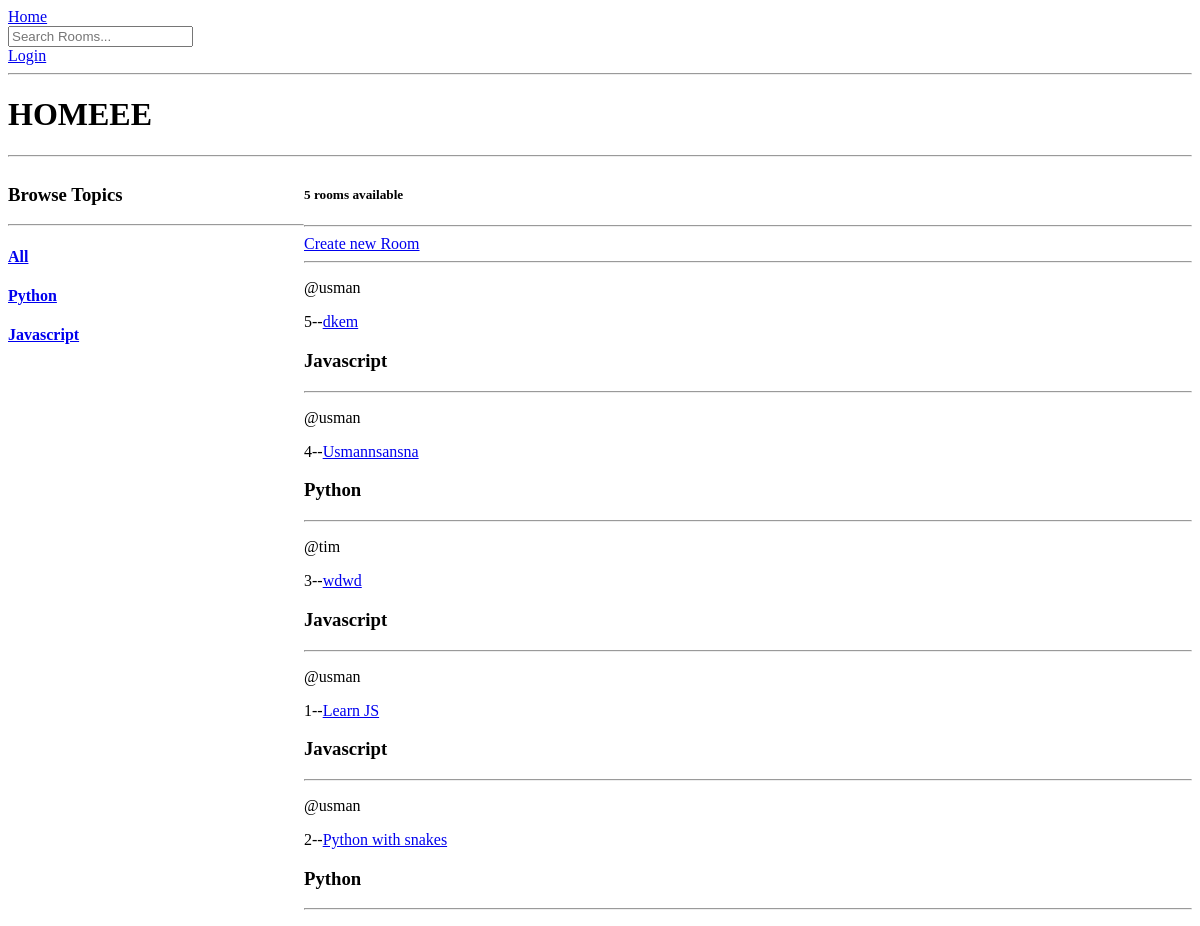
/, run on an earlier commit of the app's database.
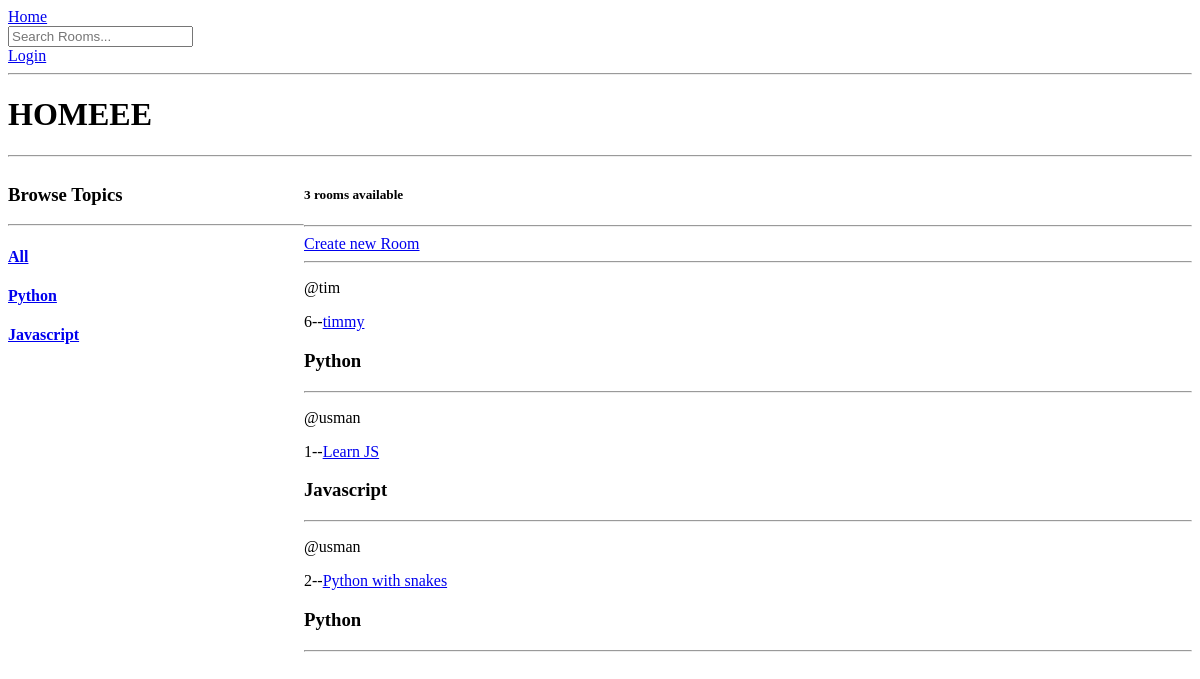
And on a later commit of the database.
### doors/models.py (models this page shows, shortened)
class Topic(models.Model):
    name = models.CharField(max_length=200)
    def __str__(self):
        return self.name

class Room(models.Model):
    host = models.ForeignKey(User, on_delete=models.SET_NULL, null=True)
    topic = models.ForeignKey(Topic, on_delete=models.SET_NULL, null=True)
    name = models.CharField(max_length=200)
    participants = models.ManyToManyField(User, related_name='participants', blank=True)
    description = models.TextField(null=True, blank=True)
    updated = models.DateTimeField(auto_now=True)
    created = models.DateTimeField(auto_now_add=True)
    class Meta:
        ordering = ['-updated', '-created']

### doors/views.py (the view)
# urls.py: 2. Add a URL to urlpatterns:  path('', views.home, name='home')
def home(request):
    q = request.GET.get('q')
    if(q):
        rooms = models.Room.objects.filter(
            Q(topic__name__icontains = q) |
            Q(name__icontains = q) |
            Q(host__username__icontains = q) |
            Q(description__icontains=q)
        )
    else:
        rooms = models.Room.objects.all()
    topics = models.Topic.objects.all()
    room_count = rooms.count()
    if(q):
        room_messages = models.Message.objects.filter(
            Q(room__name__icontains=q) |
            Q(room__topic__name__icontains=q) |
            Q(room__host__username__icontains=q) |
            Q(room__description__icontains=q)
        ).order_by('-created')
    else:
        room_messages = models.Message.objects.all().order_by('-created')
    context = {'rooms':rooms, 'topics':topics, 'room_count':room_count, 'room_messages':room_messages}
    return render(request, 'doors/home.html', context)

### doors/templates/doors/home.html (shortened to what this page needs)
{% extends 'main.html' %}
{% block content %}
    <h1>HOMEEE</h1>
    <hr>
    <div class="home-container">
        <div>
            <h3>Browse Topics</h3>
            <hr>
            <div>
                <a href="{% url 'home' %}"><h4>All</h4></a>
            </div>
            {% for topic in topics %}
                <div>
                    <a href="{% url 'home' %}?q={{topic.name}}"><h4>{{topic.name}}</h4></a>
                </div>
            {% endfor %}
        </div>
        <div>
            <h5>{{room_count}} rooms available</h5>
            <div>
                <hr>
                <a href="{% url 'create-room' %}">Create new Room</a>
                <hr>
            </div>
            <div>
                {% for room in rooms %}
                    <p>@{{room.host.username}}</p>
                    <p>{{room.id}}--<a href="{% url 'room' room.id %}">{{room.name}}</a></p>
                    <h3>{{room.topic}}</h3>
                    <hr>
                {% endfor %}
            </div>
        </div>
    </div>
{% endblock %}

### templates/main.html (shortened to what this page needs)
<!DOCTYPE html>
<html lang="en">
<head>
</head>
<body>
    {% include 'navbar.html' %}
    {% block content %}
    {% endblock %}
</body>
</html>

### templates/navbar.html
<a href="{% url 'home' %}">Home</a>
<form method="get" action="{% url 'home' %}">
    <input type="text" name="q" placeholder="Search Rooms...">
</form>
{% if request.user.is_authenticated %}
    <p>Welcome back {{request.user.username}}</p>
    <a href="{% url 'logout' %}">Logout</a>
{% else %}
    <a href="{% url 'login' %}">Login</a>
{% endif %}
<hr>

### doors/templates/doors/home.html (style rules this page uses)
.home-container { display: grid; grid-template-columns: 1fr 3fr; }

What changed in the data, as far as the page shows it:
removed Room: host.username "usman", id "5", name "dkem", topic "Javascript"
removed Room: host.username "usman", id "4", name "Usmannsansna", topic "Python"
removed Room: host.username "tim", id "3", name "wdwd", topic "Javascript"
added Room: host.username "tim", id "6", name "timmy", topic "Python"
Also different on the page:
{{ room_count }}: "5" → "3"
